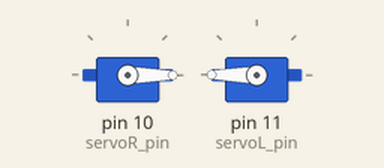
Bench run of a sketch on a simulated Arduino Uno, built with avr-gcc and run on an emulated ATmega328P. Parts: 2 × servo.

Above: at 0.05 s.
At 2.0 s:
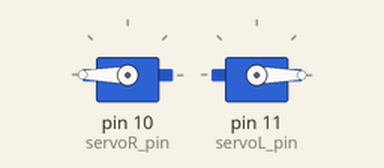
At 3.0 s:
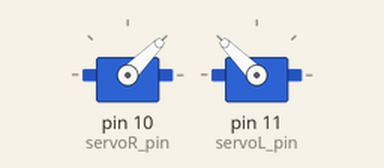
At 4.0 s:
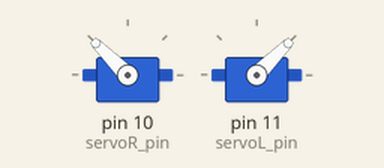
Timing chart, 0 to 5.2 s (numbered marks = the images above):
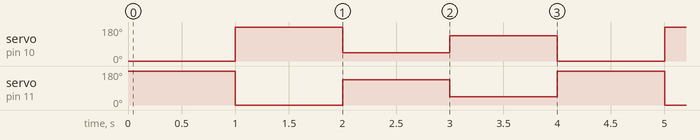

The sketch:

motorTest.ino
```cpp
/*
  File: motorTest.ino
  Author: Nate Lawernce-Richards
  Description: This code is for testing modified servos.
*/

// Note: Comments are good, use them often. Use // for single line commets

/*
for
multi
line
comments
*/

#include <Servo.h> // Include servo library, see file/examples/servo in the menu for more information

Servo servoR;  // Declare servo objects
Servo servoL;

#define servoR_pin 10  // Servos
#define servoL_pin 11

void setup() {
  servoR.attach(servoR_pin);  // Attaches the servo on the pin that was defined above, to the servo object
  servoL.attach(servoL_pin);  // You attach the servos after the 5 second wait so they won't move at all before time is up, incase they aren't calibrated properly
}

void loop() {
  motors(100,100); // Motors full forward
  delay (1000);
  motors(-100, -100); // Motors full reverse
  delay (1000);
  motors(50, 50);  // Motors half forward
  delay (1000);
  motors(-50, -50);  // Motors half reverse
  delay (1000);
}

// This funtion is called in the main loop to control the motors
void motors(int l, int r) {  // Syntax motors(left motor value, right motor value)
  r = map(r, -100, 100, 180, 0); // Normal servo library uses 0 to 180 to define postion for a regular servo
  l = map(l, -100, 100, 0, 180);  // We have modified our servos for continuous rotation so 0 is full back, 180 is full forward, and 90 is stop
  servoL.write(l);        // This is remapped to -100 to 100 for convenience and flipped for one motor because it will me mounted backwards on the chassis
  servoR.write(r);
}
```

Measured:
- by itself, servo on pin 10 (servoR_pin): repeats every 4.0 s: 45° 1.0 s, 135° 1.0 s, 0° 1.0 s, 180° 1.0 s
- by itself, servo on pin 11 (servoL_pin): repeats every 4.0 s: 135° 1.0 s, 45° 1.0 s, 180° 1.0 s, 0° 1.0 s
